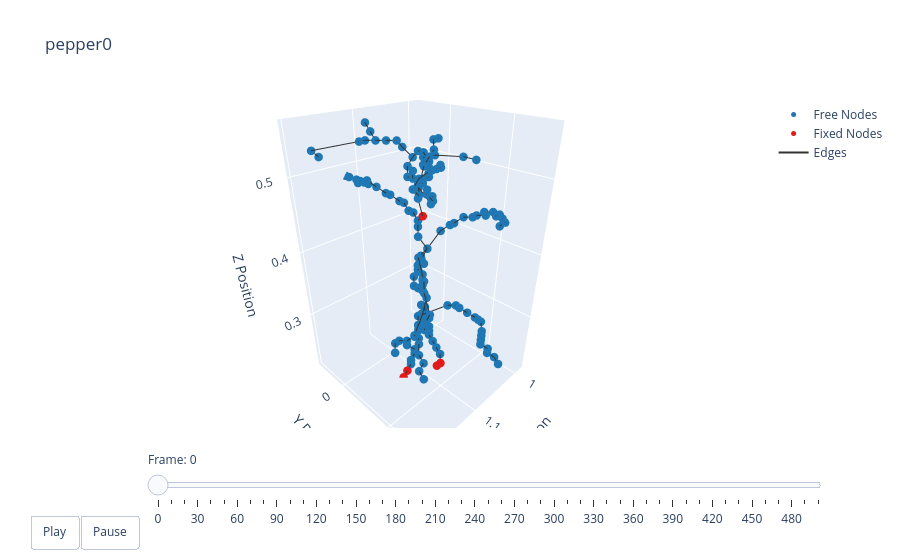

Notebook cell for this chart:
### Markdown cell above
### Plotting

### Code cell
t = np.arange(robot.sim_params.total_time, step=robot.sim_params.dt)
options = dismech.AnimationOptions(title=plant_name, plot_step=robot.sim_params.plot_step)

fig = dismech.get_interactive_animation_plotly(robot, t, qs , options)
fig.show()

### Figure 1 — Plotly figure (JSON) as saved in the notebook; plotly's stock layout.template omitted (floating-point values rounded to 4 significant figures; data arrays with more than 128 entries replaced by an {"elided": "..."} marker saying what was removed)
{"data": [{"marker": {"color": "#1f78b4", "size": 5}, "mode": "markers", "name": "Free Nodes", "type": "scatter3d", "x": {"elided": "170 float values"}, "y": {"elided": "170 float values"}, "z": {"elided": "170 float values"}}, {"marker": {"color": "#e31a1c", "size": 5}, "mode": "markers", "name": "Fixed Nodes", "type": "scatter3d", "x": [1.128, 1.12, 1.072, 1.08, 1.104], "y": [0.05033, 0.05033, 0.07433, 0.07433, 0.06633], "z": [0.2049, 0.2129, 0.2129, 0.2129, 0.4609]}, {"line": {"color": "#333333", "width": 2}, "mode": "lines", "name": "Edges", "type": "scatter3d", "x": {"elided": "522 float values"}, "y": {"elided": "522 float values"}, "z": {"elided": "522 float values"}}, {"color": "rgba(166, 206, 227, 0.7)", "i": [], "j": [], "k": [], "name": "Faces", "opacity": 0.7, "showscale": false, "type": "mesh3d", "x": {"elided": "175 float values"}, "y": {"elided": "175 float values"}, "z": {"elided": "175 float values"}}], "layout": {"scene": {"camera": {"eye": {"x": 1.225, "y": 1.225, "z": 1.0}}, "xaxis": {"range": [0.9806, 1.204], "title": {"text": "X Position"}}, "yaxis": {"range": [-0.06167, 0.1626], "title": {"text": "Y Position"}}, "zaxis": {"range": [0.2049, 0.565], "title": {"text": "Z Position"}}}, "sliders": [{"currentvalue": {"prefix": "Frame: "}, "steps": [{"args": [["0"], {"frame": {"duration": 50, "redraw": true}, "mode": "immediate"}], "label": "0", "method": "animate"}, {"args": [["1"], {"frame": {"duration": 50, "redraw": true}, "mode": "immediate"}], "label": "10", "method": "animate"}, {"args": [["2"], {"frame": {"duration": 50, "redraw": true}, "mode": "immediate"}], "label": "20", "method": "animate"}, {"args": [["3"], {"frame": {"duration": 50, "redraw": true}, "mode": "immediate"}], "label": "30", "method": "animate"}, {"args": [["4"], {"frame": {"duration": 50, "redraw": true}, "mode": "immediate"}], "label": "40", "method": "animate"}, {"args": [["5"], {"frame": {"duration": 50, "redraw": true}, "mode": "immediate"}], "label": "50", "method": "animate"}, {"args": [["6"], {"frame": {"duration": 50, "redraw": true}, "mode": "immediate"}], "label": "60", "method": "animate"}, {"args": [["7"], {"frame": {"duration": 50, "redraw": true}, "mode": "immediate"}], "label": "70", "method": "animate"}, {"args": [["8"], {"frame": {"duration": 50, "redraw": true}, "mode": "immediate"}], "label": "80", "method": "animate"}, {"args": [["9"], {"frame": {"duration": 50, "redraw": true}, "mode": "immediate"}], "label": "90", "method": "animate"}, {"args": [["10"], {"frame": {"duration": 50, "redraw": true}, "mode": "immediate"}], "label": "100", "method": "animate"}, {"args": [["11"], {"frame": {"duration": 50, "redraw": true}, "mode": "immediate"}], "label": "110", "method": "animate"}, {"args": [["12"], {"frame": {"duration": 50, "redraw": true}, "mode": "immediate"}], "label": "120", "method": "animate"}, {"args": [["13"], {"frame": {"duration": 50, "redraw": true}, "mode": "immediate"}], "label": "130", "method": "animate"}, {"args": [["14"], {"frame": {"duration": 50, "redraw": true}, "mode": "immediate"}], "label": "140", "method": "animate"}, {"args": [["15"], {"frame": {"duration": 50, "redraw": true}, "mode": "immediate"}], "label": "150", "method": "animate"}, {"args": [["16"], {"frame": {"duration": 50, "redraw": true}, "mode": "immediate"}], "label": "160", "method": "animate"}, {"args": [["17"], {"frame": {"duration": 50, "redraw": true}, "mode": "immediate"}], "label": "170", "method": "animate"}, {"args": [["18"], {"frame": {"duration": 50, "redraw": true}, "mode": "immediate"}], "label": "180", "method": "animate"}, {"args": [["19"], {"frame": {"duration": 50, "redraw": true}, "mode": "immediate"}], "label": "190", "method": "animate"}, {"args": [["20"], {"frame": {"duration": 50, "redraw": true}, "mode": "immediate"}], "label": "200", "method": "animate"}, {"args": [["21"], {"frame": {"duration": 50, "redraw": true}, "mode": "immediate"}], "label": "210", "method": "animate"}, {"args": [["22"], {"frame": {"duration": 50, "redraw": true}, "mode": "immediate"}], "label": "220", "method": "animate"}, {"args": [["23"], {"frame": {"duration": 50, "redraw": true}, "mode": "immediate"}], "label": "230", "method": "animate"}, {"args": [["24"], {"frame": {"duration": 50, "redraw": true}, "mode": "immediate"}], "label": "240", "method": "animate"}, {"args": [["25"], {"frame": {"duration": 50, "redraw": true}, "mode": "immediate"}], "label": "250", "method": "animate"}, {"args": [["26"], {"frame": {"duration": 50, "redraw": true}, "mode": "immediate"}], "label": "260", "method": "animate"}, {"args": [["27"], {"frame": {"duration": 50, "redraw": true}, "mode": "immediate"}], "label": "270", "method": "animate"}, {"args": [["28"], {"frame": {"duration": 50, "redraw": true}, "mode": "immediate"}], "label": "280", "method": "animate"}, {"args": [["29"], {"frame": {"duration": 50, "redraw": true}, "mode": "immediate"}], "label": "290", "method": "animate"}, {"args": [["30"], {"frame": {"duration": 50, "redraw": true}, "mode": "immediate"}], "label": "300", "method": "animate"}, {"args": [["31"], {"frame": {"duration": 50, "redraw": true}, "mode": "immediate"}], "label": "310", "method": "animate"}, {"args": [["32"], {"frame": {"duration": 50, "redraw": true}, "mode": "immediate"}], "label": "320", "method": "animate"}, {"args": [["33"], {"frame": {"duration": 50, "redraw": true}, "mode": "immediate"}], "label": "330", "method": "animate"}, {"args": [["34"], {"frame": {"duration": 50, "redraw": true}, "mode": "immediate"}], "label": "340", "method": "animate"}, {"args": [["35"], {"frame": {"duration": 50, "redraw": true}, "mode": "immediate"}], "label": "350", "method": "animate"}, {"args": [["36"], {"frame": {"duration": 50, "redraw": true}, "mode": "immediate"}], "label": "360", "method": "animate"}, {"args": [["37"], {"frame": {"duration": 50, "redraw": true}, "mode": "immediate"}], "label": "370", "method": "animate"}, {"args": [["38"], {"frame": {"duration": 50, "redraw": true}, "mode": "immediate"}], "label": "380", "method": "animate"}, {"args": [["39"], {"frame": {"duration": 50, "redraw": true}, "mode": "immediate"}], "label": "390", "method": "animate"}, {"args": [["40"], {"frame": {"duration": 50, "redraw": true}, "mode": "immediate"}], "label": "400", "method": "animate"}, {"args": [["41"], {"frame": {"duration": 50, "redraw": true}, "mode": "immediate"}], "label": "410", "method": "animate"}, {"args": [["42"], {"frame": {"duration": 50, "redraw": true}, "mode": "immediate"}], "label": "420", "method": "animate"}, {"args": [["43"], {"frame": {"duration": 50, "redraw": true}, "mode": "immediate"}], "label": "430", "method": "animate"}, {"args": [["44"], {"frame": {"duration": 50, "redraw": true}, "mode": "immediate"}], "label": "440", "method": "animate"}, {"args": [["45"], {"frame": {"duration": 50, "redraw": true}, "mode": "immediate"}], "label": "450", "method": "animate"}, {"args": [["46"], {"frame": {"duration": 50, "redraw": true}, "mode": "immediate"}], "label": "460", "method": "animate"}, {"args": [["47"], {"frame": {"duration": 50, "redraw": true}, "mode": "immediate"}], "label": "470", "method": "animate"}, {"args": [["48"], {"frame": {"duration": 50, "redraw": true}, "mode": "immediate"}], "label": "480", "method": "animate"}, {"args": [["49"], {"frame": {"duration": 50, "redraw": true}, "mode": "immediate"}], "label": "490", "method": "animate"}, {"args": [["50"], {"frame": {"duration": 50, "redraw": true}, "mode": "immediate"}], "label": "499", "method": "animate"}], "transition": {"duration": 0}, "x": 0.1, "y": 0}], "title": {"text": "pepper0"}, "updatemenus": [{"buttons": [{"args": [null, {"frame": {"duration": 50, "redraw": true}, "fromcurrent": true}], "label": "Play", "method": "animate"}, {"args": [[null], {"frame": {"duration": 0, "redraw": true}, "mode": "immediate"}], "label": "Pause", "method": "animate"}], "direction": "left", "pad": {"r": 10, "t": 87}, "showactive": false, "type": "buttons", "x": 0.1, "xanchor": "right", "y": 0, "yanchor": "top"}]}}
